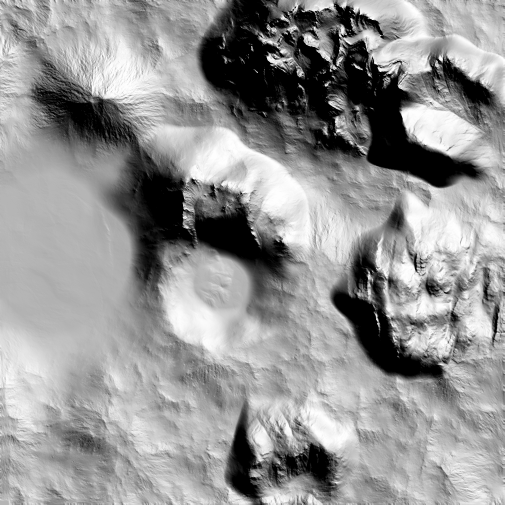
#> input picture terrain/coast_bench_hillshade.png, 1009 x 1009 px, found by its file name (shown at 1/2 size)
$ python render_preview.py
#> lines starting #> are read from the running program, lines starting #| are printed output that depends on the picture
"""Spike-only top-down preview: hillshade + flow-derived river + city plan.

One-off evidence renderer for the side-project spike. World->pixel mapping
verified against composite_stamps' own dry-run readout: world (1550,100) m
-> px (row 529.5, col 892) with origin -201800 cm and 400 cm spacing.
"""
import json
import math
import os

import numpy as np
from PIL import Image, ImageDraw

HERE = os.path.dirname(os.path.abspath(__file__))
REPO = os.path.abspath(os.path.join(HERE, "..", ".."))

OX_CM = -201800.0
PX_CM = 400.0


def to_px(x_cm, y_cm):
    return ((x_cm - OX_CM) / PX_CM, (y_cm - OX_CM) / PX_CM)  # (col, row)


hill_raw = np.asarray(Image.open(os.path.join(REPO, "terrain", "coast_bench_hillshade.png"))).astype(np.float64)
lo, hi = hill_raw.min(), hill_raw.max()
#> lo = 0; hi = 65535
hill8 = ((hill_raw - lo) / (hi - lo) * 255.0).astype(np.uint8)
hill = Image.fromarray(np.stack([hill8] * 3, axis=2), "RGB")
W, H = hill.size
#> W = 1009; H = 1009

flow = np.asarray(Image.open(os.path.join(REPO, "terrain", "coast_bench_flow.png"))).astype(np.float64)
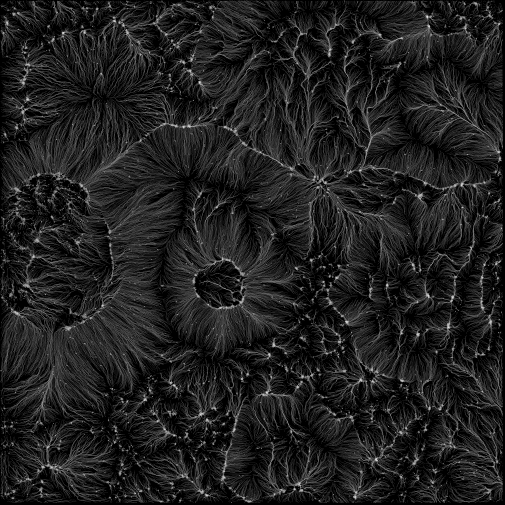
#> input picture terrain/coast_bench_flow.png, 1009 x 1009 px, found by its file name (shown at 1/2 size)
thresh = np.percentile(flow, 99.0)
#> thresh = 35905.2
river = flow >= thresh
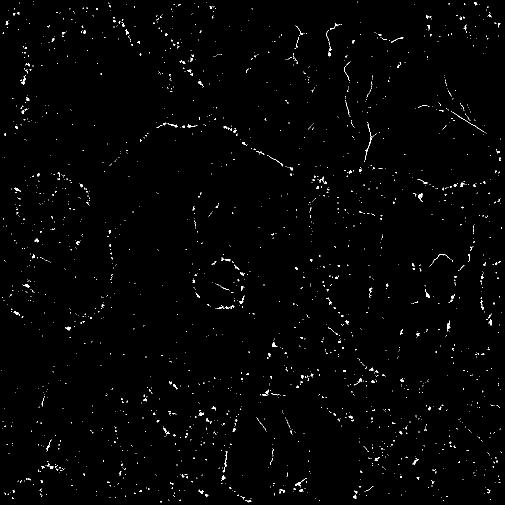
#> river: shape (1009, 1009) bool (shown at 1/2 size); 1% white in thin lines or dots

img = np.asarray(hill).astype(np.float64)
blue = np.array([70.0, 120.0, 200.0])
img[river] = img[river] * 0.35 + blue * 0.65
canvas = Image.fromarray(img.astype(np.uint8))
draw = ImageDraw.Draw(canvas)

#> (the run stopped early here; a loop or call above may not have finished)
